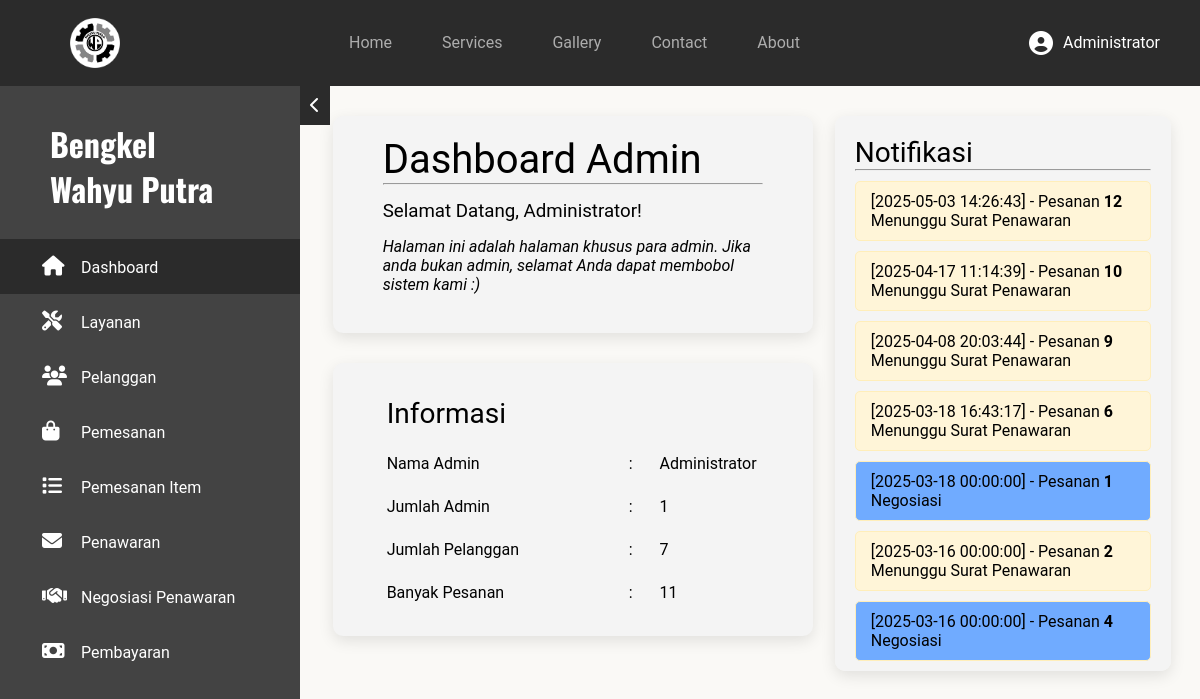
The app's page /dashboard/admin/ (signed in), older data.
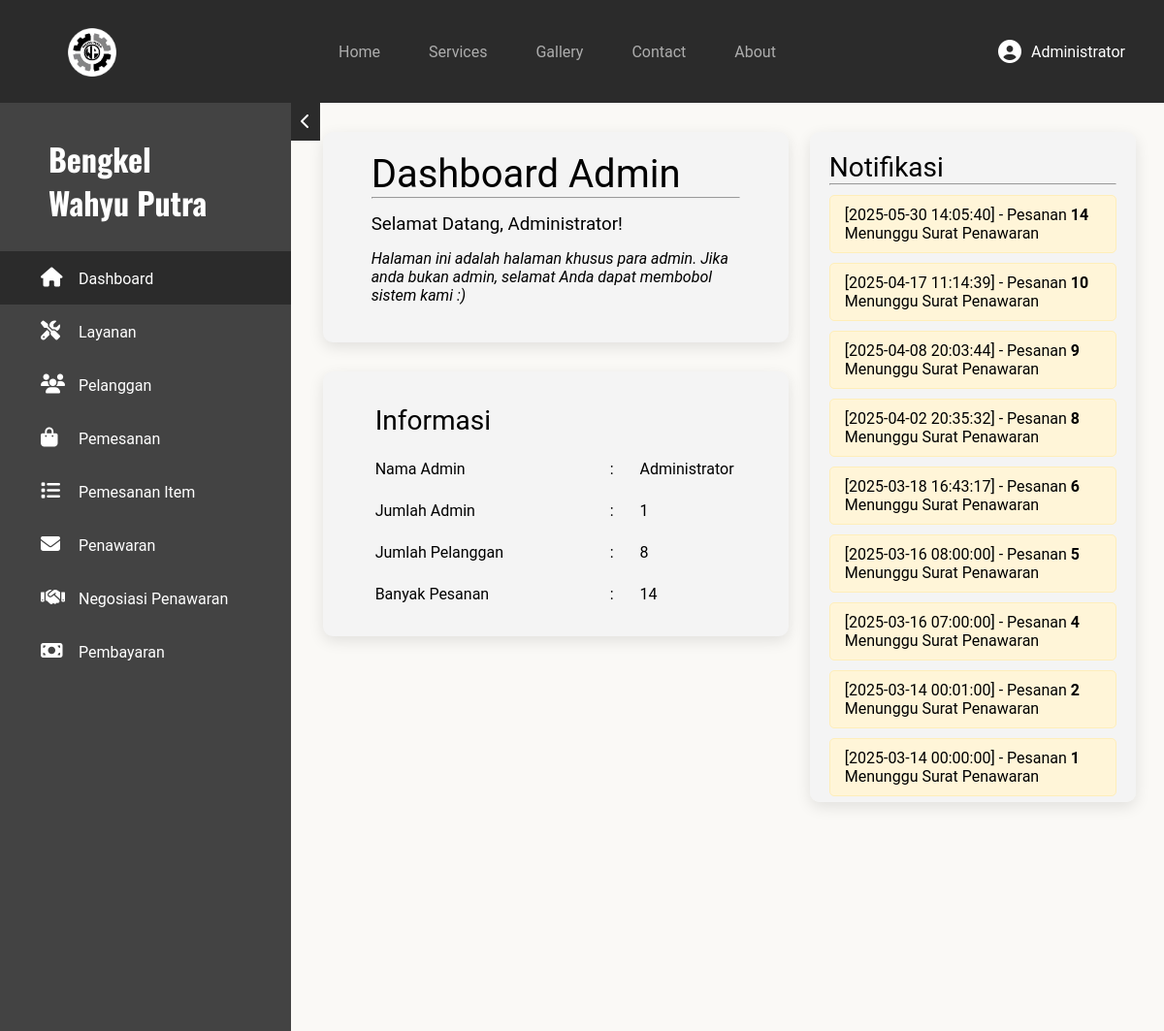
The same page, newer data.
### tables this page shows
CREATE TABLE `pemesanan` (
  `no_pesanan` int(11) NOT NULL,
  `id_pelanggan` int(11) NOT NULL,
  `waktu_pemesanan` datetime NOT NULL DEFAULT current_timestamp(),
  `nama_jalan` varchar(100) NOT NULL,
  `kecamatan` varchar(50) NOT NULL,
  `kabupaten_kota` varchar(50) NOT NULL,
  `provinsi` varchar(30) NOT NULL,
  `kode_pos` char(5) NOT NULL,
  `detail` varchar(50) DEFAULT NULL,
  `id_service` int(11) NOT NULL,
  `status_pesanan` enum('Menunggu Penawaran','Penawaran Diterbitkan','Negosiasi Penawaran','Dalam Proses','Menunggu Pembayaran','Konfirmasi Pembayaran','Selesai') NOT NULL DEFAULT 'Menunggu Penawaran'
);

### dashboard/admin/index.php (the view, shortened to what this page needs)
<?php
    require_once $_SERVER['DOCUMENT_ROOT'] . "/bengkel-wahyu-putra/includes/global/koneksi.php";
?>
<!DOCTYPE html>
<html lang="en">
<head>
    <link rel="stylesheet" href="../../assets/css/global.css">
    <link rel="stylesheet" href="../../assets/css/admin.css">
    <link rel="stylesheet" href="../../assets/fontawesome/css/all.css">
</head>
<body>
    <?php require_once $_SERVER['DOCUMENT_ROOT'] . "/bengkel-wahyu-putra/includes/global/nav.php"; ?>
    <main>
        <?php require_once $_SERVER['DOCUMENT_ROOT'] . "/bengkel-wahyu-putra/includes/admin/aside.php"; ?>
        <div class="utama admin">
            <section class="welcome">
                <h1>Dashboard Admin</h1>
                <hr>
                <h3>Selamat Datang, <?php echo $_SESSION['data']['nama_pelanggan']; ?>!</h3>
                <p style="font-style: italic;">Halaman ini adalah halaman khusus para admin. Jika anda bukan admin, selamat Anda dapat membobol sistem kami :)</p><br>
            </section>
            <section class="informasi">
                <?php
                $admin = $conn->query("SELECT COUNT(id_pelanggan) As jml_admin FROM pelanggan WHERE role = 'Admin'");
                $admin = $admin->fetch_assoc();
                $user = $conn->query("SELECT COUNT(id_pelanggan) As jml_pelanggan FROM pelanggan WHERE role = 'User'");
                $user = $user->fetch_assoc();
                $pesanan = $conn->query("SELECT COUNT(no_pesanan) As jml_pesanan FROM pemesanan");
                $pesanan = $pesanan->fetch_assoc();
                ?>
                <table>
                    <tr>
                        <td><h1>Informasi</h1></td>
                    </tr>
                    <tr>
                        <td class="info">Nama Admin</td>
                        <td>:</td>
                        <td class="data"><?= $_SESSION['data']['nama_pelanggan']?></td>
                    </tr>
                    <tr>
                        <td class="info">Jumlah Admin</td>
                        <td>:</td>
                        <td class="data"><?= $admin['jml_admin']?></td>
                    </tr>
                    <tr>
                        <td class="info">Jumlah Pelanggan</td>
                        <td>:</td>
                        <td class="data"><?= $user['jml_pelanggan']?></td>
                    </tr>
                    <tr>
                        <td class="info">Banyak Pesanan</td>
                        <td>:</td>
                        <td class="data"><?= $pesanan['jml_pesanan']?></td>
                    </tr>
                </table>
            </section>
            <section class="notif">
                <h1>Notifikasi</h1><hr>
                <?php
                $notif = $conn->query('SELECT * FROM pemesanan p JOIN pelanggan pl ON pl.id_pelanggan = p.id_pelanggan WHERE p.status_pesanan = 1 OR p.status_pesanan = 3 ORDER BY p.waktu_pemesanan DESC');
                while($row = $notif->fetch_assoc()) :
                    if($row['status_pesanan'] == 'Menunggu Penawaran') {
                ?>
                <p class="notif-text">  [<?= $row['waktu_pemesanan'] ?>] - Pesanan <strong><?= $row['no_pesanan'] ?></strong> Menunggu Surat Penawaran</p>
                <?php
                    } else { ?>
                <p class="notif-text" style="background-color: #70abff;">  [<?= $row['waktu_pemesanan'] ?>] - Pesanan <strong><?= $row['no_pesanan'] ?></strong> Negosiasi</p>
                <?php    }
                endwhile;
                ?>
            </section>
        </div>
    </main>
</body>
</html>

Row changes from the older to the newer data that the page shows:
no longer on this page (row edited): pemesanan: waktu_pemesanan "2025-05-03 14:26:43", no_pesanan "12"
added pemesanan: waktu_pemesanan "2025-05-30 14:05:40", no_pesanan "14"
now on this page (row edited): pemesanan: waktu_pemesanan "2025-04-02 20:35:32", no_pesanan "8"
now on this page (row edited): pemesanan: waktu_pemesanan "2025-03-16 08:00:00", no_pesanan "5"
changed pemesanan id 4: waktu_pemesanan "2025-03-16 00:00:00" → "2025-03-16 07:00:00"; status_pesanan "Negosiasi" → "Menunggu Surat Penawaran"; moves up the list
changed pemesanan id 2: waktu_pemesanan "2025-03-16 00:00:00" → "2025-03-14 00:01:00"; moves down the list
changed pemesanan id 1: waktu_pemesanan "2025-03-18 00:00:00" → "2025-03-14 00:00:00"; status_pesanan "Negosiasi" → "Menunggu Surat Penawaran"
Text that changed along with them:
$user['jml_pelanggan']: "7" → "8"
$pesanan['jml_pesanan']: "11" → "14"
